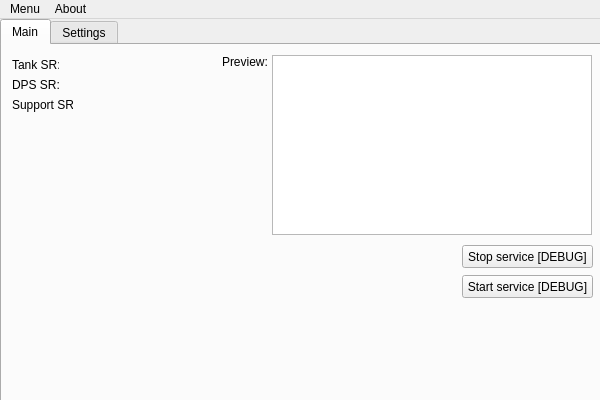
<?xml version="1.0" encoding="UTF-8"?>
<ui version="4.0">
 <class>MainWindow</class>
 <widget class="QMainWindow" name="MainWindow">
  <property name="geometry">
   <rect>
    <x>0</x>
    <y>0</y>
    <width>600</width>
    <height>400</height>
   </rect>
  </property>
  <property name="sizePolicy">
   <sizepolicy hsizetype="Fixed" vsizetype="Fixed">
    <horstretch>0</horstretch>
    <verstretch>0</verstretch>
   </sizepolicy>
  </property>
  <property name="windowTitle">
   <string>OWStreamRecordEx</string>
  </property>
  <widget class="QWidget" name="centralwidget">
   <widget class="QTabWidget" name="tabWidget">
    <property name="geometry">
     <rect>
      <x>0</x>
      <y>0</y>
      <width>610</width>
      <height>385</height>
     </rect>
    </property>
    <property name="sizePolicy">
     <sizepolicy hsizetype="Preferred" vsizetype="Preferred">
      <horstretch>0</horstretch>
      <verstretch>0</verstretch>
     </sizepolicy>
    </property>
    <property name="currentIndex">
     <number>0</number>
    </property>
    <widget class="QWidget" name="tab">
     <attribute name="title">
      <string>Main</string>
     </attribute>
     <widget class="QLabel" name="labelPreviewBox">
      <property name="geometry">
       <rect>
        <x>220</x>
        <y>10</y>
        <width>47</width>
        <height>13</height>
       </rect>
      </property>
      <property name="text">
       <string>Preview:</string>
      </property>
     </widget>
     <widget class="QGraphicsView" name="graphicsViewPreview">
      <property name="geometry">
       <rect>
        <x>270</x>
        <y>10</y>
        <width>320</width>
        <height>180</height>
       </rect>
      </property>
      <property name="verticalScrollBarPolicy">
       <enum>Qt::ScrollBarAlwaysOff</enum>
      </property>
      <property name="horizontalScrollBarPolicy">
       <enum>Qt::ScrollBarAlwaysOff</enum>
      </property>
     </widget>
     <widget class="QPushButton" name="pushButtonStartService">
      <property name="geometry">
       <rect>
        <x>460</x>
        <y>230</y>
        <width>131</width>
        <height>23</height>
       </rect>
      </property>
      <property name="text">
       <string>Start service [DEBUG]</string>
      </property>
     </widget>
     <widget class="QPushButton" name="pushButtonStopService">
      <property name="geometry">
       <rect>
        <x>460</x>
        <y>200</y>
        <width>131</width>
        <height>23</height>
       </rect>
      </property>
      <property name="text">
       <string>Stop service [DEBUG]</string>
      </property>
     </widget>
     <widget class="QLabel" name="labelTankSR">
      <property name="geometry">
       <rect>
        <x>10</x>
        <y>10</y>
        <width>47</width>
        <height>20</height>
       </rect>
      </property>
      <property name="text">
       <string>Tank SR: </string>
      </property>
     </widget>
     <widget class="QLabel" name="labelTankSRVal">
      <property name="geometry">
       <rect>
        <x>80</x>
        <y>10</y>
        <width>47</width>
        <height>20</height>
       </rect>
      </property>
      <property name="text">
       <string/>
      </property>
     </widget>
     <widget class="QLabel" name="labelDPSSR">
      <property name="geometry">
       <rect>
        <x>10</x>
        <y>30</y>
        <width>47</width>
        <height>20</height>
       </rect>
      </property>
      <property name="text">
       <string>DPS SR: </string>
      </property>
     </widget>
     <widget class="QLabel" name="labelDPSSRVal">
      <property name="geometry">
       <rect>
        <x>80</x>
        <y>30</y>
        <width>47</width>
        <height>20</height>
       </rect>
      </property>
      <property name="text">
       <string/>
      </property>
     </widget>
     <widget class="QLabel" name="labelSupportSR">
      <property name="geometry">
       <rect>
        <x>10</x>
        <y>50</y>
        <width>61</width>
        <height>20</height>
       </rect>
      </property>
      <property name="text">
       <string>Support SR: </string>
      </property>
     </widget>
     <widget class="QLabel" name="labelSupportSRVal">
      <property name="geometry">
       <rect>
        <x>80</x>
        <y>50</y>
        <width>47</width>
        <height>20</height>
       </rect>
      </property>
      <property name="text">
       <string/>
      </property>
     </widget>
    </widget>
    <widget class="QWidget" name="tab_2">
     <attribute name="title">
      <string>Settings</string>
     </attribute>
     <widget class="QLabel" name="labelDelay">
      <property name="geometry">
       <rect>
        <x>10</x>
        <y>10</y>
        <width>70</width>
        <height>20</height>
       </rect>
      </property>
      <property name="text">
       <string>Delay(ms)</string>
      </property>
     </widget>
     <widget class="QLineEdit" name="lineEditDelay">
      <property name="geometry">
       <rect>
        <x>90</x>
        <y>10</y>
        <width>110</width>
        <height>20</height>
       </rect>
      </property>
     </widget>
     <widget class="QPushButton" name="pushButtonApplySettings">
      <property name="geometry">
       <rect>
        <x>510</x>
        <y>320</y>
        <width>75</width>
        <height>23</height>
       </rect>
      </property>
      <property name="text">
       <string>Save Apply</string>
      </property>
     </widget>
     <widget class="QCheckBox" name="checkBoxPreview">
      <property name="geometry">
       <rect>
        <x>10</x>
        <y>70</y>
        <width>70</width>
        <height>20</height>
       </rect>
      </property>
      <property name="text">
       <string>Preview</string>
      </property>
     </widget>
     <widget class="QLabel" name="labelPath">
      <property name="geometry">
       <rect>
        <x>10</x>
        <y>100</y>
        <width>31</width>
        <height>20</height>
       </rect>
      </property>
      <property name="text">
       <string>Path:</string>
      </property>
     </widget>
     <widget class="QLineEdit" name="lineEditPath">
      <property name="geometry">
       <rect>
        <x>10</x>
        <y>120</y>
        <width>190</width>
        <height>20</height>
       </rect>
      </property>
     </widget>
     <widget class="QLabel" name="labelPlaceholder">
      <property name="geometry">
       <rect>
        <x>220</x>
        <y>10</y>
        <width>61</width>
        <height>20</height>
       </rect>
      </property>
      <property name="text">
       <string>Placeholder:</string>
      </property>
     </widget>
     <widget class="QTextEdit" name="textEditPlaceholder">
      <property name="geometry">
       <rect>
        <x>220</x>
        <y>30</y>
        <width>321</width>
        <height>141</height>
       </rect>
      </property>
     </widget>
     <widget class="QComboBox" name="comboBoxMode">
      <property name="geometry">
       <rect>
        <x>90</x>
        <y>40</y>
        <width>110</width>
        <height>20</height>
       </rect>
      </property>
     </widget>
     <widget class="QLabel" name="label">
      <property name="geometry">
       <rect>
        <x>10</x>
        <y>40</y>
        <width>70</width>
        <height>20</height>
       </rect>
      </property>
      <property name="text">
       <string>Mode:</string>
      </property>
     </widget>
    </widget>
   </widget>
  </widget>
  <widget class="QMenuBar" name="menubar">
   <property name="geometry">
    <rect>
     <x>0</x>
     <y>0</y>
     <width>600</width>
     <height>26</height>
    </rect>
   </property>
   <widget class="QMenu" name="menuHello">
    <property name="title">
     <string>Menu</string>
    </property>
    <addaction name="actionHello_Again"/>
   </widget>
   <widget class="QMenu" name="menuAbout">
    <property name="title">
     <string>About</string>
    </property>
   </widget>
   <addaction name="menuHello"/>
   <addaction name="menuAbout"/>
  </widget>
  <action name="actionHello_Again">
   <property name="text">
    <string>DEBUG</string>
   </property>
  </action>
 </widget>
 <resources/>
 <connections/>
</ui>
